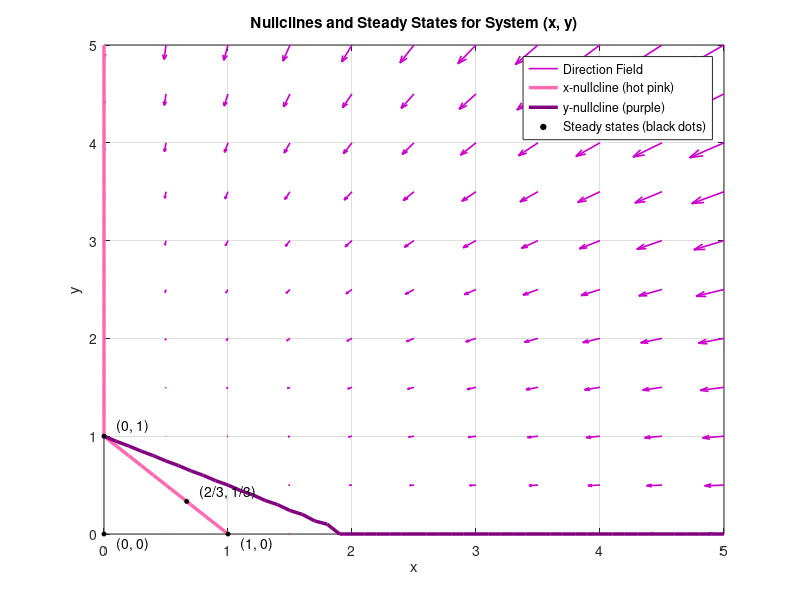

MATLAB code for this plot:
% Clear figure
clf;

% Define fine grid for nullclines
[x1, y1] = meshgrid(0:0.1:5, 0:0.1:5);
dx1 = x1 - x1.^2 - x1 .* y1;
dy1 = y1 - y1.^2 - 0.5 * x1 .* y1;

% Define coarse grid for directional field arrows
[x2, y2] = meshgrid(0:0.5:5, 0:0.5:5);
dx2 = x2 - x2.^2 - x2 .* y2;
dy2 = y2 - y2.^2 - 0.5 * x2 .* y2;

% Plot Direction Field arrows (magenta)
quiver(x2, y2, dx2, dy2, 0.6, 'color', [0.8 0 0.8], 'LineWidth', 1.2);
hold on;

% Plot Nullclines
contour(x1, y1, dx1, [0 0], 'LineColor', [1 0.41 0.7], 'LineWidth', 2.5); % x-nullcline (hot pink)
contour(x1, y1, dy1, [0 0], 'LineColor', [0.5 0 0.5], 'LineWidth', 2.5); % y-nullcline (purple)

% Plot steady states as black dots
plot([0 1 0 2/3], [0 0 1 1/3], 'ko', 'MarkerFaceColor', 'k', 'MarkerSize', 3);

% Add coordinate labels
text(0.1, -0.1, '(0, 0)', 'FontSize', 10, 'Color', 'k');
text(1.1, -0.1, '(1, 0)', 'FontSize', 10, 'Color', 'k');
text(0.1, 1.1, '(0, 1)', 'FontSize', 10, 'Color', 'k');
text(2/3 + 0.1, 1/3 + 0.1, '(2/3, 1/3)', 'FontSize', 10, 'Color', 'k');

% Dummy lines for legend
h1 = plot(NaN, NaN, '-', 'Color', [0.8 0 0.8], 'LineWidth', 1.2);    % direction
h2 = plot(NaN, NaN, '-', 'Color', [1 0.41 0.7], 'LineWidth', 2.5);  % x-nullcline
h3 = plot(NaN, NaN, '-', 'Color', [0.5 0 0.5], 'LineWidth', 2.5);   % y-nullcline
h4 = plot(NaN, NaN, 'ko', 'MarkerFaceColor', 'k', 'MarkerSize', 4);% steady state

legend([h1, h2, h3, h4], 'Direction Field', 'x-nullcline (hot pink)', 'y-nullcline (purple)', 'Steady states (black dots)', 'Location', 'northeast');

% Axes labels & title
xlabel('x');
ylabel('y');
title('Nullclines and Steady States for System (x, y)');
axis([0 5 0 5]);
grid on;

% Background color
baby_pink = [1 0.8 0.9];
set(gca, 'Color', baby_pink);
try
    set(gcf, 'Color', baby_pink);
catch
end


